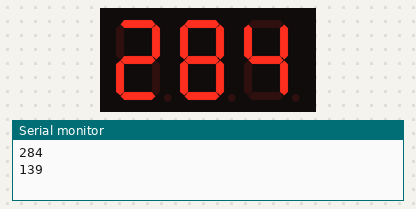
Simulated run of this sketch. Board: Arduino Uno, built with avr-gcc and run on an emulated ATmega328P. Shown: 3-digit seven-segment display, the last lines printed to the serial monitor. Random numbers use the default seed unless the sketch sets one.

Above: at 1.1 s.
At 6.1 s:
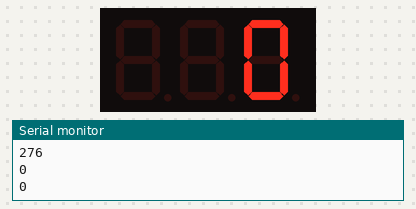
At 10.1 s:
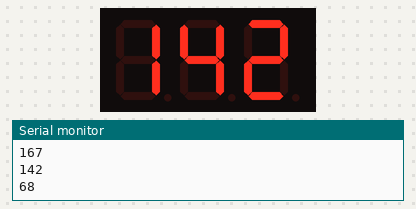
At 14.1 s:
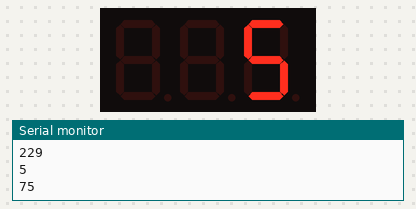
At 22.1 s:
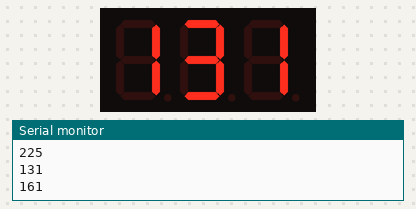
At 38.1 s:
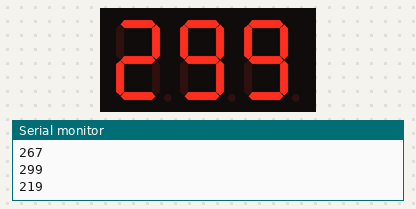

The sketch:

src.ino
```cpp
#include "SevSeg.h"

SevSeg sevseg; //Instantiate a seven segment object
long randNumber;

void setup() {
  Serial.begin(9600);

  // if analog input pin 0 is unconnected, random analog
  // noise will cause the call to randomSeed() to generate
  // different seed numbers each time the sketch runs.
  // randomSeed() will then shuffle the random function.
  randomSeed(analogRead(0));
  byte numDigits = 3;
  byte digitPins[] = {11, 12, 13};
  byte segmentPins[] = {2, 3, 4, 5, 6, 7, 8, 9};
  bool resistorsOnSegments = false; // 'false' means resistors are on digit pins
  byte hardwareConfig = COMMON_CATHODE; // See README.md for options
  bool updateWithDelays = false; // Default 'false' is Recommended
  bool leadingZeros = false; // Use 'true' if you'd like to keep the leading zeros
  bool disableDecPoint = false; // Use 'true' if your decimal point doesn't exist or isn't connected. Then, you only need to specify 7 segmentPins[]


  sevseg.begin(hardwareConfig, numDigits, digitPins, segmentPins, resistorsOnSegments,
  updateWithDelays, leadingZeros, disableDecPoint);
  sevseg.setBrightness(30);
}

void loop() {
  // print a random number from 0 to 299
  randNumber = random(300);
  Serial.println(randNumber);

  sevseg.refreshDisplay(); // Must run repeatedly
  sevseg.setNumber(randNumber); // Displays '3.141'

  delay(1000);
}
```

Measured:
- what the display in image 0 shows lasts 1.0 s, from 1.0 s to 2.0 s
- what the display in image 1 shows lasts 2.0 s, from 6.0 s to 8.0 s
